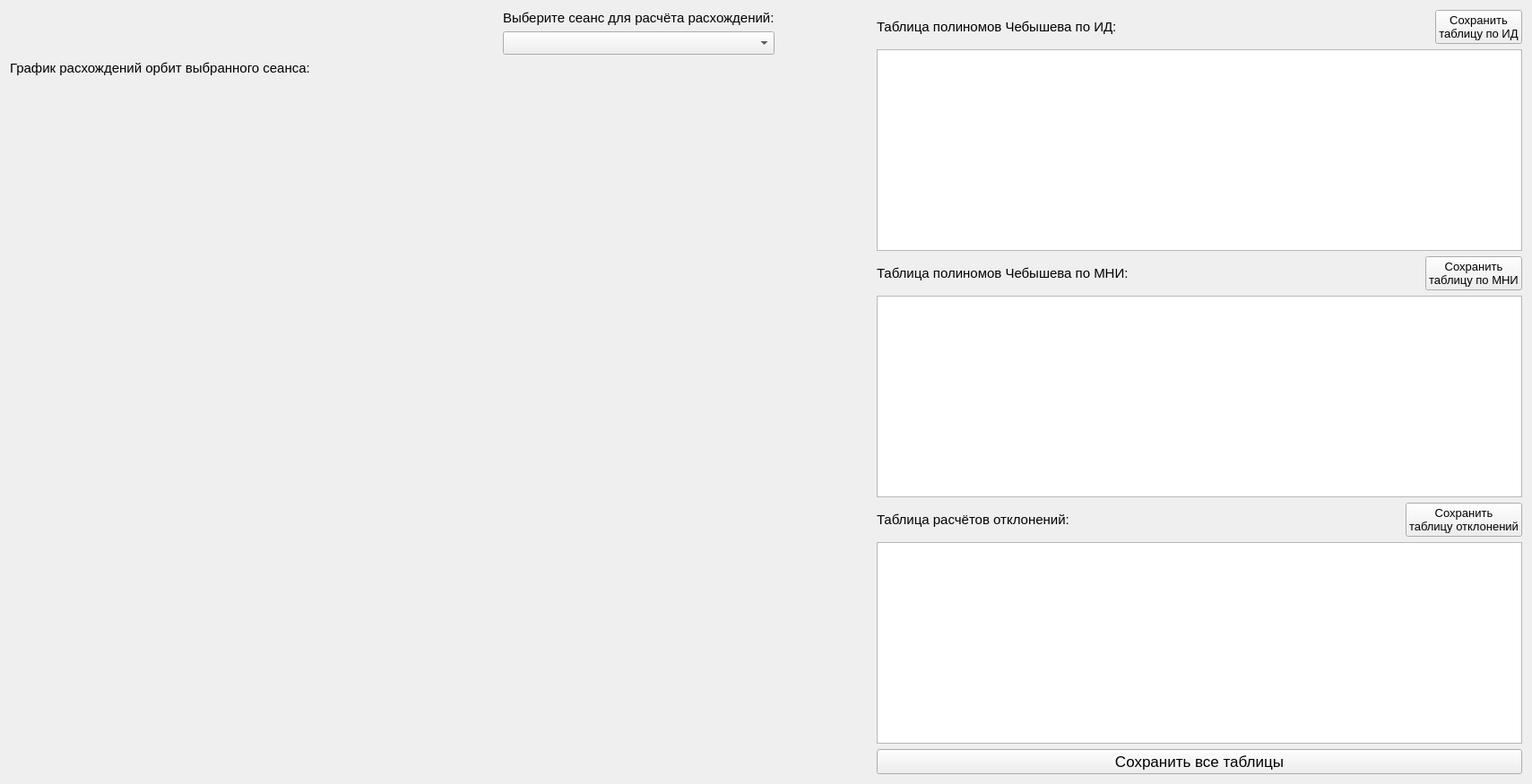
<?xml version="1.0" encoding="UTF-8"?>
<ui version="4.0">
 <class>GraphForm</class>
 <widget class="QWidget" name="GraphForm">
  <property name="geometry">
   <rect>
    <x>0</x>
    <y>0</y>
    <width>1709</width>
    <height>875</height>
   </rect>
  </property>
  <property name="minimumSize">
   <size>
    <width>1709</width>
    <height>875</height>
   </size>
  </property>
  <property name="windowTitle">
   <string>График расхождений</string>
  </property>
  <property name="windowIcon">
   <iconset resource="resource.qrc">
    <normaloff>:/image/res/graph/Graph1.png</normaloff>:/image/res/graph/Graph1.png</iconset>
  </property>
  <layout class="QHBoxLayout" name="horizontalLayout_4" stretch="4,3">
   <item>
    <layout class="QVBoxLayout" name="verticalLayout_2" stretch="0,0,8">
     <item>
      <layout class="QHBoxLayout" name="horizontalLayout_5">
       <item>
        <spacer name="horizontalSpacer_4">
         <property name="orientation">
          <enum>Qt::Horizontal</enum>
         </property>
         <property name="sizeType">
          <enum>QSizePolicy::MinimumExpanding</enum>
         </property>
         <property name="sizeHint" stdset="0">
          <size>
           <width>550</width>
           <height>20</height>
          </size>
         </property>
        </spacer>
       </item>
       <item>
        <layout class="QVBoxLayout" name="verticalLayout">
         <item>
          <widget class="QLabel" name="label_5">
           <property name="font">
            <font>
             <pointsize>11</pointsize>
            </font>
           </property>
           <property name="text">
            <string>Выберите сеанс для расчёта расхождений:</string>
           </property>
          </widget>
         </item>
         <item>
          <widget class="QComboBox" name="comboBox">
           <property name="font">
            <font>
             <pointsize>11</pointsize>
            </font>
           </property>
          </widget>
         </item>
        </layout>
       </item>
       <item>
        <spacer name="horizontalSpacer_5">
         <property name="orientation">
          <enum>Qt::Horizontal</enum>
         </property>
         <property name="sizeType">
          <enum>QSizePolicy::MinimumExpanding</enum>
         </property>
         <property name="sizeHint" stdset="0">
          <size>
           <width>80</width>
           <height>20</height>
          </size>
         </property>
        </spacer>
       </item>
      </layout>
     </item>
     <item>
      <widget class="QLabel" name="label">
       <property name="font">
        <font>
         <pointsize>11</pointsize>
        </font>
       </property>
       <property name="text">
        <string>График расхождений орбит выбранного сеанса:</string>
       </property>
      </widget>
     </item>
     <item>
      <widget class="QCustomPlot" name="widget" native="true">
       <property name="font">
        <font>
         <pointsize>11</pointsize>
        </font>
       </property>
      </widget>
     </item>
    </layout>
   </item>
   <item>
    <layout class="QVBoxLayout" name="verticalLayout_3">
     <item>
      <layout class="QHBoxLayout" name="horizontalLayout_3">
       <item>
        <widget class="QLabel" name="label_2">
         <property name="font">
          <font>
           <pointsize>11</pointsize>
          </font>
         </property>
         <property name="text">
          <string>Таблица полиномов Чебышева по ИД:</string>
         </property>
        </widget>
       </item>
       <item>
        <spacer name="horizontalSpacer">
         <property name="orientation">
          <enum>Qt::Horizontal</enum>
         </property>
         <property name="sizeHint" stdset="0">
          <size>
           <width>40</width>
           <height>20</height>
          </size>
         </property>
        </spacer>
       </item>
       <item>
        <widget class="QPushButton" name="pushButtonSD">
         <property name="font">
          <font>
           <pointsize>10</pointsize>
          </font>
         </property>
         <property name="text">
          <string>Сохранить
таблицу по ИД</string>
         </property>
        </widget>
       </item>
      </layout>
     </item>
     <item>
      <widget class="QTableWidget" name="tableWidgetSD"/>
     </item>
     <item>
      <layout class="QHBoxLayout" name="horizontalLayout_2">
       <item>
        <widget class="QLabel" name="label_3">
         <property name="font">
          <font>
           <pointsize>11</pointsize>
          </font>
         </property>
         <property name="text">
          <string>Таблица полиномов Чебышева по МНИ:</string>
         </property>
        </widget>
       </item>
       <item>
        <spacer name="horizontalSpacer_2">
         <property name="orientation">
          <enum>Qt::Horizontal</enum>
         </property>
         <property name="sizeHint" stdset="0">
          <size>
           <width>40</width>
           <height>20</height>
          </size>
         </property>
        </spacer>
       </item>
       <item>
        <widget class="QPushButton" name="pushButtonMNI">
         <property name="font">
          <font>
           <pointsize>10</pointsize>
          </font>
         </property>
         <property name="text">
          <string>Сохранить
таблицу по МНИ</string>
         </property>
        </widget>
       </item>
      </layout>
     </item>
     <item>
      <widget class="QTableWidget" name="tableWidgetMNI"/>
     </item>
     <item>
      <layout class="QHBoxLayout" name="horizontalLayout">
       <item>
        <widget class="QLabel" name="label_4">
         <property name="font">
          <font>
           <pointsize>11</pointsize>
          </font>
         </property>
         <property name="text">
          <string>Таблица расчётов отклонений:</string>
         </property>
        </widget>
       </item>
       <item>
        <spacer name="horizontalSpacer_3">
         <property name="orientation">
          <enum>Qt::Horizontal</enum>
         </property>
         <property name="sizeHint" stdset="0">
          <size>
           <width>40</width>
           <height>20</height>
          </size>
         </property>
        </spacer>
       </item>
       <item>
        <widget class="QPushButton" name="pushButtonDiverg">
         <property name="font">
          <font>
           <pointsize>10</pointsize>
          </font>
         </property>
         <property name="text">
          <string>Сохранить
таблицу отклонений</string>
         </property>
        </widget>
       </item>
      </layout>
     </item>
     <item>
      <widget class="QTableWidget" name="tableWidgetDiverg"/>
     </item>
     <item>
      <widget class="QPushButton" name="pushButtonAllTable">
       <property name="font">
        <font>
         <pointsize>13</pointsize>
        </font>
       </property>
       <property name="text">
        <string>Сохранить все таблицы</string>
       </property>
      </widget>
     </item>
    </layout>
   </item>
  </layout>
 </widget>
 <customwidgets>
  <customwidget>
   <class>QCustomPlot</class>
   <extends>QWidget</extends>
   <header>qcustomplot.h</header>
   <container>1</container>
  </customwidget>
 </customwidgets>
 <resources>
  <include location="resource.qrc"/>
 </resources>
 <connections/>
</ui>
